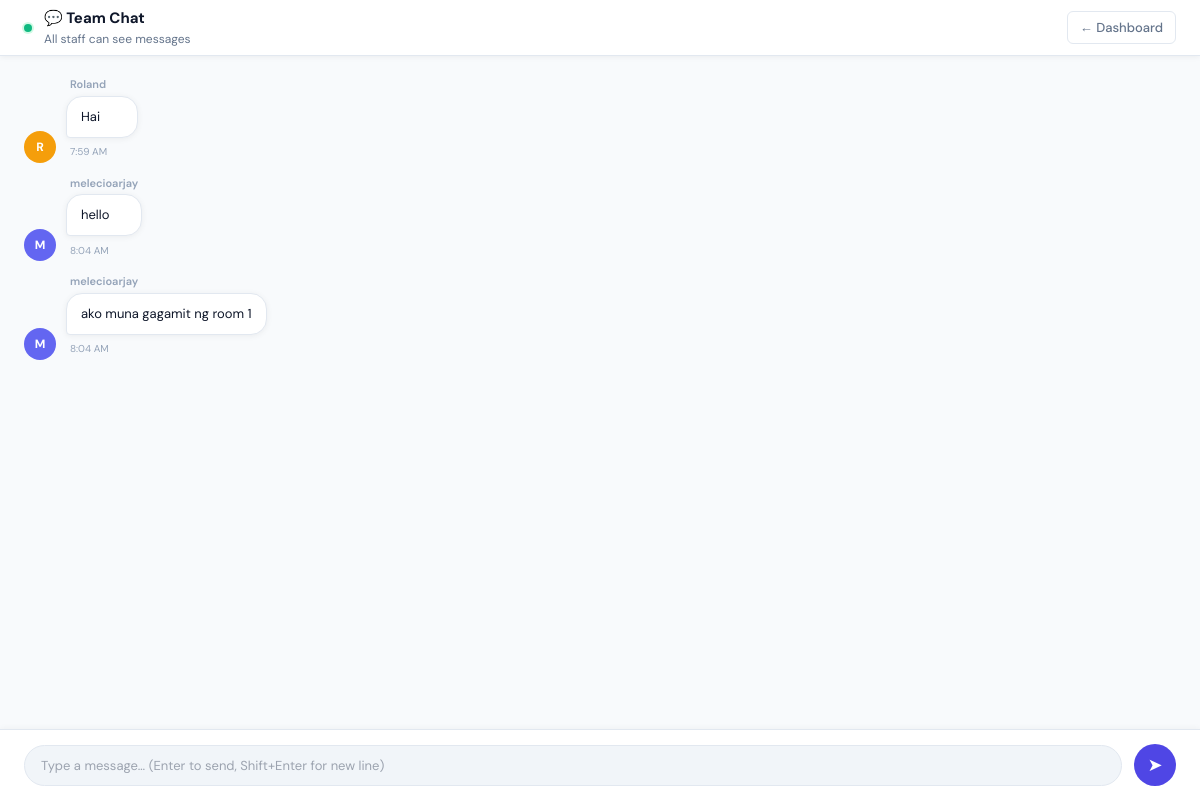
/chat/ (signed in), run on the app's committed database.
### booking/models.py (models this page shows, shortened)
class ChatMessage(models.Model):
    sender     = models.ForeignKey(User, on_delete=models.CASCADE, related_name='sent_messages')
    message    = models.TextField()
    created_at = models.DateTimeField(auto_now_add=True)
    is_deleted = models.BooleanField(default=False)
    class Meta:
        ordering = ['created_at']

### booking/views.py (the view)
# urls.py: path("chat/",                             views.chat_view,           name="chat_view"),
@login_required
def chat_view(request):
    chat_messages = ChatMessage.objects.filter(is_deleted=False).select_related('sender').order_by('created_at')
    return render(request, 'booking/chat.html', {'chat_messages': chat_messages})

### booking/templates/booking/chat.html (shortened to what this page needs)
{% extends 'booking/base.html' %}
{% block content %}
<header class="chat-header">
  <div class="chat-header-left">
    <div class="online-dot"></div>
    <div>
      <div class="chat-room-name">💬 Team Chat</div>
      <div class="chat-room-sub">All staff can see messages</div>
    </div>
  </div>
  <a href="{% url 'dashboard' %}" class="back-link">← Dashboard</a>
</header>
<div class="chat-body">
  <div class="messages-wrap" id="messagesWrap">
    {% for msg in chat_messages %}
    <div class="msg-row {% if msg.sender.username == request.user.username %}mine{% endif %}"
         id="msg-{{ msg.id }}" data-id="{{ msg.id }}">
      {% if msg.sender.username != request.user.username %}
      <div class="msg-avatar" style="background:{{ msg.sender.profile.color|default:'#6366f1' }};">
        {{ msg.sender.username|slice:":1"|upper }}
      </div>
      {% endif %}
      <div class="msg-content">
        {% if msg.sender.username != request.user.username %}
        <div class="msg-sender">{{ msg.sender.username }}</div>
        {% endif %}
        <div class="msg-bubble">{{ msg.message }}</div>
        <div style="display:flex;align-items:center;gap:6px;">
          <span class="msg-time">{{ msg.created_at|date:"g:i A" }}</span>
        </div>
      </div>
    </div>
    {% endfor %}
  </div>
  <div class="chat-input-wrap">
    <textarea class="input-box" id="msgInput" placeholder="Type a message… (Enter to send, Shift+Enter for new line)" rows="1"></textarea>
    <button class="send-btn" id="sendBtn" title="Send">➤</button>
  </div>
</div>
{% endblock %}

### booking/templates/booking/chat.html (style rules this page uses)
*,*::before,*::after { box-sizing:border-box; margin:0; padding:0; }
:root { --bg:#f8fafc; --surface:#fff; --surface2:#f1f5f9; --border:#e2e8f0; --accent:#4f46e5; --accent2:#ef4444; --accent3:#10b981; --text:#0f172a; --muted:#64748b; --dim:#94a3b8; --shadow:0 1px 6px rgba(0,0,0,.06); --shadow-md:0 4px 20px rgba(0,0,0,.08); --radius:14px; --radius-sm:8px; }
html,body { font-family:'DM Sans',sans-serif!important; background:var(--bg)!important; color:var(--text)!important; height:100%!important; overflow:hidden!important; }
.chat-header { display:flex; align-items:center; justify-content:space-between; padding:0 24px; height:56px; background:var(--surface); border-bottom:1.5px solid var(--border); box-shadow:var(--shadow); z-index:10; position:relative; }
.chat-header-left { display:flex; align-items:center; gap:12px; }
.chat-room-name { font-size:15px; font-weight:700; color:var(--text); }
.chat-room-sub { font-size:12px; color:var(--muted); }
.online-dot { width:8px; height:8px; background:#10b981; border-radius:50%; box-shadow:0 0 0 2px #d1fae5; animation:pulse 2s infinite; }
.back-link { display:inline-flex; align-items:center; gap:6px; font-size:13px; color:var(--muted); text-decoration:none; font-weight:500; padding:6px 12px; border-radius:6px; border:1.5px solid var(--border); transition:.15s; }
.chat-body { display:flex; flex-direction:column; height:calc(100vh - 56px); }
.messages-wrap { flex:1; overflow-y:auto; padding:20px 24px; display:flex; flex-direction:column; gap:12px; background:var(--bg); }
.msg-row { display:flex; gap:10px; max-width:75%; }
.msg-avatar { width:32px; height:32px; border-radius:50%; display:flex; align-items:center; justify-content:center; font-weight:700; font-size:12px; color:white; flex-shrink:0; align-self:flex-end; }
.msg-content { display:flex; flex-direction:column; gap:3px; }
.msg-sender { font-size:11px; color:var(--dim); font-weight:600; padding:0 4px; }
.msg-bubble { padding:10px 14px; border-radius:16px; font-size:13px; line-height:1.55; border:1.5px solid var(--border); background:var(--surface); box-shadow:var(--shadow); word-break:break-word; }
.msg-row:not(.mine) .msg-bubble { border-bottom-left-radius:4px; }
.msg-time { font-size:10px; color:var(--dim); padding:0 4px; }
.chat-input-wrap { border-top:1.5px solid var(--border); background:var(--surface); padding:14px 24px; display:flex; align-items:flex-end; gap:12px; box-shadow:0 -1px 6px rgba(0,0,0,.04); }
.input-box { flex:1; background:var(--surface2); border:1.5px solid var(--border); border-radius:22px; padding:10px 16px; font-size:13px; font-family:'DM Sans',sans-serif; color:var(--text); outline:none; resize:none; max-height:120px; line-height:1.5; transition:.2s; }
.send-btn { width:42px; height:42px; background:var(--accent); color:white; border:none; border-radius:50%; cursor:pointer; display:flex; align-items:center; justify-content:center; font-size:18px; transition:.2s; flex-shrink:0; }

### data on the page
ChatMessage: sender.username "R", sender.username "Roland", message "Hai", created_at "7:59 AM"
ChatMessage: sender.username "M", sender.username "melecioarjay", message "hello", created_at "8:04 AM"
ChatMessage: sender.username "M", sender.username "melecioarjay", message "ako muna gagamit ng room 1", created_at "8:04 AM"
